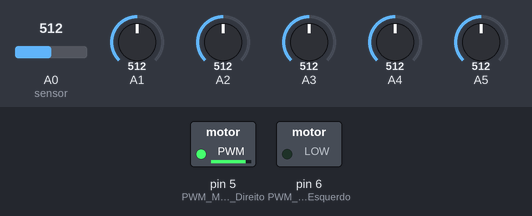
Recording of a sketch running on a simulated Arduino Uno, built with avr-gcc and run on an emulated ATmega328P. Parts: switched loads named in the sketch (green lamp = pin HIGH). The test bench sets the inputs (shaded band); at power-on: A1 = 512, A2 = 512, A3 = 512, A0 (sensor) = 512, A4 = 512, A5 = 512.

Above: at 1.2 s.
1.3 s: A1 set to 306
2.8 s: A2 set to 498
At 3.1 s:
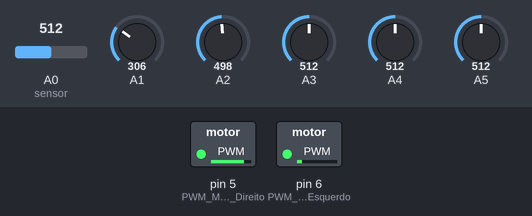
4.3 s: A1 set to 400
5.8 s: A1 set to 423
At 6.6 s:
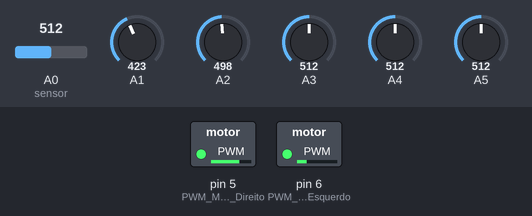
7.3 s: A3 set to 501
At 7.7 s:
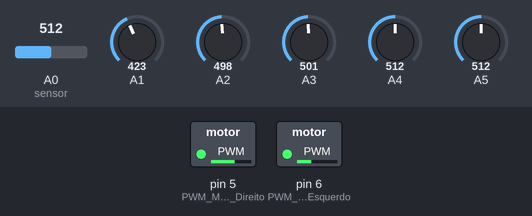
8.8 s: A2 set to 716
At 10.1 s:
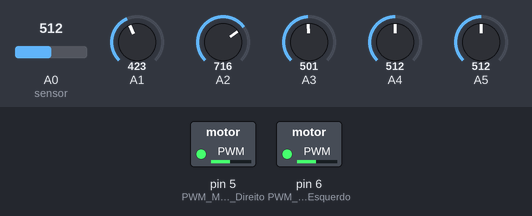
Timing chart, 0 to 11.3 s (numbered marks = the images above; inputs shaded):
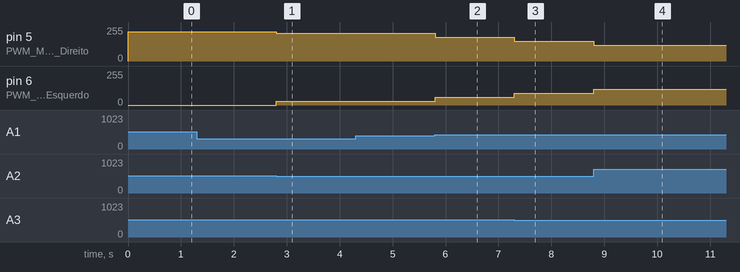

Measured:
- after the input at 2.8 s, pin 5 (PWM_Motor_Direito): 220/255 → 210/255 at once; pin 6 (PWM_Motor_Esquerdo): 0/255 → 30/255 at once
- after the input at 4.3 s, every drawn part: stays the same
- after the input at 5.8 s, pin 5 (PWM_Motor_Direito): 210/255 → 180/255 at once; pin 6 (PWM_Motor_Esquerdo): 30/255 → 60/255 at once
- after the input at 7.3 s, pin 5 (PWM_Motor_Direito): 180/255 → 150/255 at once; pin 6 (PWM_Motor_Esquerdo): 60/255 → 90/255 at once
- after the input at 8.8 s, pin 5 (PWM_Motor_Direito): 150/255 → 120/255 at once; pin 6 (PWM_Motor_Esquerdo): 90/255 → 120/255 at once

The sketch:

seguidor_linha_analogico.ino
```cpp
#define Faixas_Direita 8 // numero de faixas na direita que devem ser lidas para o robo parar
#define Kp 30
#define Kd 80
#define Ki 15
#define velocidade_inicial 120
#define tempo_calibracao 5000

float erro = 0, P = 0, I = 0, D = 0, PID = 0, p_erro = 0, p_I = 0;
int a[6] = {0, 0, 0, 0, 0,0};
int media[6] = {0, 0, 0, 0, 0,0};
int sensor[6] = {0, 0, 0, 0, 0,0};
int alto[6] = {0, 0, 0, 0, 0,0};
int baixo[6] = {1000, 1000, 1000, 1000, 1000,1000};
int past_sensor5 = 0; // leitura do sensor da faixa direita
int faixas = 0; // contador de faixas direita
int aux = 0; // variavel auxiliar para a condição de parada
unsigned long tempo_atual = 0, tempo_final = 0;

void sensores(void);
void calcula_pid(void);
void controle_motor(void);
void calcular_media(void);
void conta_faixas(void);

void setup(){
  pinMode (A5, INPUT);
  pinMode (A4, INPUT);
  pinMode (A3, INPUT);
  pinMode (A2, INPUT);
  pinMode (A1, INPUT);
  pinMode (A0, INPUT);

  pinMode(5, OUTPUT); //PWM Motor Direito
  pinMode(6, OUTPUT); //PWM Motor Esquerdo

  Serial.begin(9600);
}

void loop(){
  tempo_atual = millis();
  calcular_media();
  sensores();
  calcula_pid();
  conta_faixas();
  controle_motor();
}

void calcular_media(){ // função que calcula a media dos valores de cada sensor
// Lendo sensores
  a[0] = analogRead(A5);
  a[1] = analogRead(A4);
  a[2] = analogRead(A3);
  a[3] = analogRead(A2);
  a[4] = analogRead(A1);
  a[5] = analogRead(A0); //sensor direita

// Calculo da média de cada sensor
  if (a[0] > alto[0])
      alto[0] = a[0];
    if(a[0] < baixo[0])
      baixo[0] = a[0];
    media[0] = (alto[0]+baixo[0])/2;

    if (a[1] > alto[1])
      alto[1] = a[1];
    if(a[1] < baixo[1])
      baixo[1] = a[1];
    media[1] = (alto[1]+baixo[1])/2;

   if (a[2] > alto[2])
      alto[2] = a[2];
    if(a[2] < baixo[2])
      baixo[2] = a[2];
    media[2] = (alto[2]+baixo[2])/2;

    if (a[3] > alto[3])
      alto[3] = a[3];
    if(a[3] < baixo[3])
      baixo[3] = a[3];
    media[3] = (alto[3]+baixo[3])/2;

    if (a[4] > alto[4])
      alto[4] = a[4];
    if(a[4] < baixo[4])
      baixo[4] = a[4];
    media[4] = (alto[4]+baixo[4])/2;

      if (a[5] > alto[5])
      alto[5] = a[5];
    if(a[5] < baixo[5])
      baixo[5] = a[5];
    media[5] = (alto[5]+baixo[5])/2;
}

void sensores(){ // função que "transforma" a leitura analogica em digital
    sensor[0] = (a[0]<media[0])? 1 : 0;
    sensor[1] = (a[1]<media[1])? 1 : 0;
    sensor[2] = (a[2]<media[2])? 1 : 0;
    sensor[3] = (a[3]<media[3])? 1 : 0;
    sensor[4] = (a[4]<media[4])? 1 : 0;
    sensor[5] = (a[5]<media[5])? 1 : 0;

  if ((sensor[0] == 0) && (sensor[1] == 0) && (sensor[2] == 0) && (sensor[3] == 0) && (sensor[4] == 1))
    erro = 4;
  else if ((sensor[0] == 0) && (sensor[1] == 0) && (sensor[2] == 0) && (sensor[3] == 1) && (sensor[4] == 1))
    erro = 3;
  else if ((sensor[0] == 0) && (sensor[1] == 0) && (sensor[2] == 0) && (sensor[3] == 1) && (sensor[4] == 0))
    erro = 2;
  else if ((sensor[0] == 0) && (sensor[1] == 0) && (sensor[2] == 1) && (sensor[3] == 1) && (sensor[4] == 0))
    erro = 1;
  else if ((sensor[0] == 0) && (sensor[1] == 0) && (sensor[2] == 1) && (sensor[3] == 0) && (sensor[4] == 0))
    erro = 0;
  else if ((sensor[0] == 0) && (sensor[1] == 1) && (sensor[2] == 1) && (sensor[3] == 0) && (sensor[4] == 0))
    erro = -1;
  else if ((sensor[0] == 0) && (sensor[1] == 1) && (sensor[2] == 0) && (sensor[3] == 0) && (sensor[4] == 0))
    erro = -2;
  else if ((sensor[0] == 1) && (sensor[1] == 1) && (sensor[2] == 0) && (sensor[3] == 0) && (sensor[4] == 0))
    erro = -3;
  else if ((sensor[0] == 1) && (sensor[1] == 0) && (sensor[2] == 0) && (sensor[3] == 0) && (sensor[4] == 0))
    erro = -4;
  else if ((sensor[0] == 0) && (sensor[1] == 0) && (sensor[2] == 0) && (sensor[3] == 0) && (sensor[4] == 0)){
    if(erro <= -4) erro = -5;
    else if(erro = 4) erro = 5;
  }
}

void calcula_pid(){ // função para calcular o PID
  P = erro;
  I = I + p_I;
  D = erro - p_erro;

  PID = (Kp * P) + (Ki * I) + (Kd * D);

  p_I = I;
  p_erro = erro;
}

void controle_motor(){ // função de controle de velocidade dos motores
  // Calculando a velocidade de acordo com o PID
  int motor_esquerdo = velocidade_inicial - PID;
  int motor_direito = velocidade_inicial + PID;

  // Nao pode ultrapassar o maximo e o minimo do PWM
  motor_esquerdo = constrain(motor_esquerdo, 0, 220);
  motor_direito = constrain(motor_direito, 0, 220);

  if (faixas<Faixas_Direita && tempo_atual>=tempo_calibracao){
    analogWrite(6, motor_esquerdo); // Velocidade do motor esquerdo
    analogWrite(5, motor_direito); // Velocidade do motor direito
  }
  if (faixas == Faixas_Direita && aux == 0){
    tempo_final = tempo_atual + 500;
    aux++;
  }
  if (tempo_atual >= tempo_final && aux > 0){
    //Serial.println("PARADO");
    analogWrite(6, 0); // Velocidade do motor esquerdo
    analogWrite(5, 0); //Velocidade do motor direito
  }
  else { // Continua o controle do motor nesses 500 ms
    analogWrite(6, motor_esquerdo);
    analogWrite(5, motor_direito);
  }
}

void conta_faixas(){ // função de contar faixas da direita
  if (past_sensor5 == 0 && sensor[5] == 1 && tempo_atual >= tempo_calibracao){
    faixas++;
  }
  past_sensor5 = sensor[5];
  // Serial.println(faixas);
}
```
